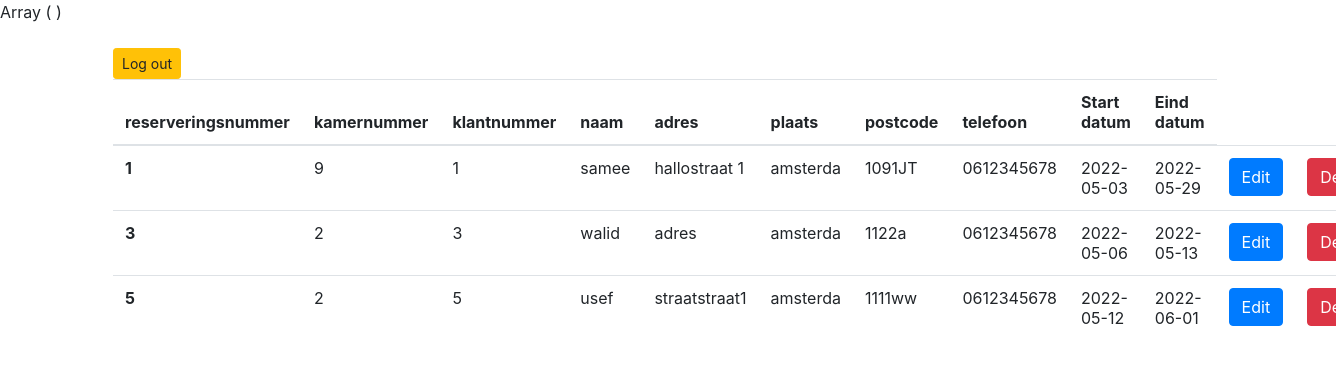
The app's page /reserverings_overzicht.php (signed in) with its own data.
### tables this page shows
CREATE TABLE `reservering` (
  `reserveringID` int(11) NOT NULL,
  `start_datum` date DEFAULT NULL,
  `eind_datum` date DEFAULT NULL,
  `kamerID_rs` int(11) DEFAULT NULL,
  `klantID_rs` int(11) DEFAULT NULL
);

CREATE TABLE `klant` (
  `klantID` int(11) NOT NULL,
  `naam` varchar(255) DEFAULT NULL,
  `adres` varchar(255) DEFAULT NULL,
  `plaats` varchar(255) DEFAULT NULL,
  `postcode` varchar(255) DEFAULT NULL,
  `telefoon` varchar(255) DEFAULT NULL
);

### database.php (called while the page is built, shortened)
<?php
    class DB{
        private $pdo;
        public function __construct($host, $user, $pass, $db, $charset){
            $this->host = $host;
            $this->user = $user;
            $this->pass = $pass;
            $this->db = $db;
            $this->charset = $charset;
            try{
                $dsn = 'mysql:host='. $this->host.';dbname='.$this->db.';charset='.$this->charset;
                $this->pdo = new PDO($dsn, $this->user, $this->pass);
                $this->pdo->setAttribute(PDO::ATTR_ERRMODE, PDO::ERRMODE_EXCEPTION);
                return $this->pdo;
            }
            catch(\PDOException $e){
                echo "Connection Failed: ".$e->getMessage();
            }
        }
        public function showReservering(){
            try {
                $query = "SELECT * FROM reservering JOIN klant ON reservering.klantID_rs = klant.klantID";
                $prep = $this->pdo->prepare($query);
                $prep->execute();
                $rows = $prep->fetchAll(PDO::FETCH_ASSOC);
                return $rows;
            } catch (\Throwable $th) {
                throw $th;
            }
        }
     }
?>

### reserverings_overzicht.php (the view, shortened to what this page needs)
<?php
include_once 'database.php';
print_r($_SESSION['gebruikersnaam']);
$db = new DB('localhost', 'root', '', 'oefenexamen', 'utf8mb4');
$klanten = $db->showReservering();
?>
<!DOCTYPE html>
<html lang="en">
<head>
    <link rel="stylesheet" href="https://stackpath.bootstrapcdn.com/bootstrap/4.5.0/css/bootstrap.min.css">
    <link rel="stylesheet" href="https://cdn.datatables.net/1.10.22/css/jquery.dataTables.min.css">
    <link rel="stylesheet" href="https://cdn.datatables.net/buttons/1.6.4/css/buttons.dataTables.min.css">
    <link rel="stylesheet" href="https://cdn.datatables.net/buttons/2.2.2/css/buttons.dataTables.min.css">
</head>
<body>
    <main>
    <main class="container mt-4 mb-4">
        <a class="btn btn-warning mr-2 btn-sm" href="logout.php">Log out</a>
        <table class="table">
        <thead>
            <tr>
                <th scope="col">reserveringsnummer</th>
                <th scope="col">kamernummer</th>
                <th scope="col">klantnummer</th>
                <th scope="col">naam</th>
                <th scope="col">adres</th>
                <th scope="col">plaats</th>
                <th scope="col">postcode</th>
                <th scope="col">telefoon</th>
                <th scope="col">Start datum </th>
                <th scope="col">Eind datum</th>
            </tr>
        </thead>
        <tbody>
            <?php foreach($klanten as $klant):
                ?>
            <tr>
                <th scope="row"><?php echo $klant["reserveringID"];?></th>
                <td><?php echo $klant["kamerID_rs"];?></td>
                <td><?php echo $klant["klantID_rs"];?></td>
                <td><?php echo $klant["naam"];?></td>
                <td><?php echo $klant["adres"];?></td>
                <td><?php echo $klant["plaats"];?></td>
                <td><?php echo $klant["postcode"];?></td>
                <td><?php echo $klant["telefoon"];?></td>
                <td><?php echo $klant["start_datum"];?></td>
                <td><?php echo $klant["eind_datum"];?></td>
                <td><a class="btn btn-primary" href="editklant.php?klantID_rs=<?php echo $klant["klantID_rs"]; ?>">Edit</button></td>
                <td><a class="btn btn-danger" href="deleteklant.php?klantID_rs=<?php echo $klant["klantID_rs"];  ?>">Delete</button></td>
            </tr>
            <?php endforeach; ?>
        </tbody>
    </table>
    </main>
</body>
</html>

### records on screen
reservering: reserveringID "1", kamerID_rs "9", klantID_rs "1", klantID_rs.naam "samee", klantID_rs.adres "hallostraat 1", klantID_rs.plaats "amsterda", klantID_rs.postcode "1091JT", klantID_rs.telefoon "0612345678", start_datum "2022-05-03", eind_datum "2022-05-29"
reservering: reserveringID "3", kamerID_rs "2", klantID_rs "3", klantID_rs.naam "walid", klantID_rs.adres "adres", klantID_rs.plaats "amsterda", klantID_rs.postcode "1122a", klantID_rs.telefoon "0612345678", start_datum "2022-05-06", eind_datum "2022-05-13"
reservering: reserveringID "5", kamerID_rs "2", klantID_rs "5", klantID_rs.naam "usef", klantID_rs.adres "straatstraat1", klantID_rs.plaats "amsterda", klantID_rs.postcode "1111ww", klantID_rs.telefoon "0612345678", start_datum "2022-05-12", eind_datum "2022-06-01"
